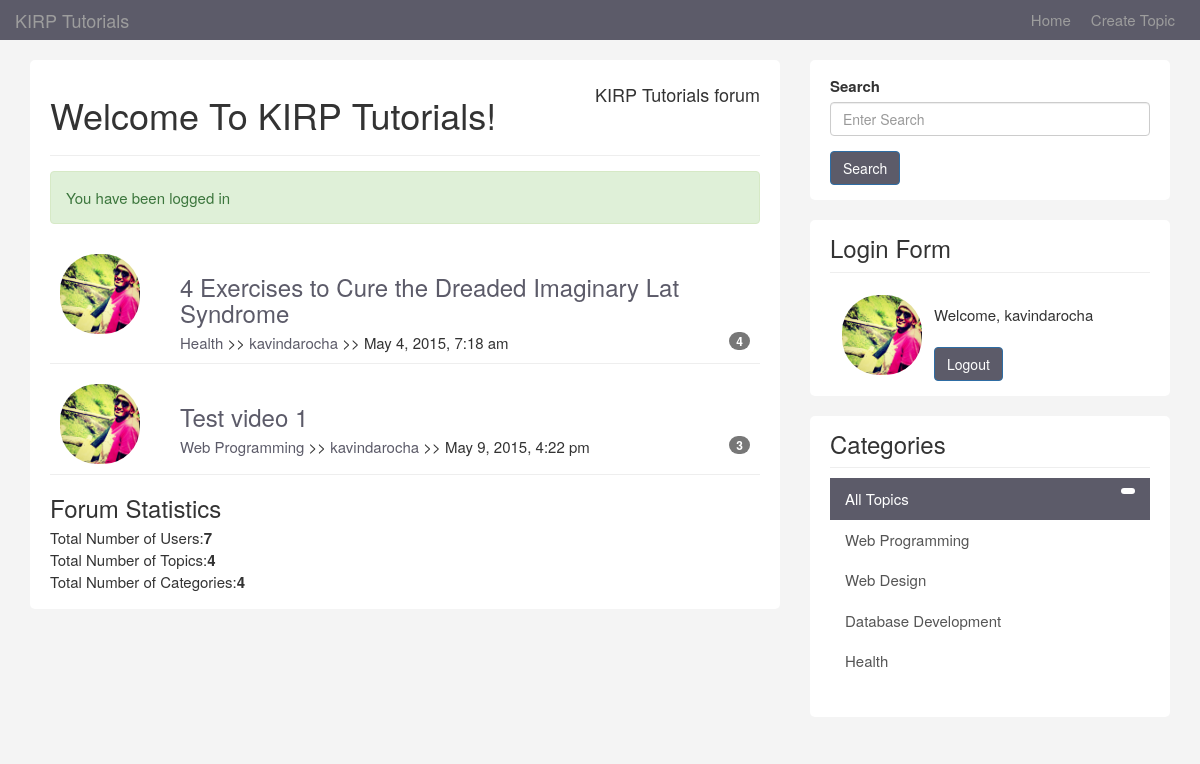
/topics.php?user=1 (signed in), run on the app's committed database.
### tables this page shows
CREATE TABLE IF NOT EXISTS `topics` (
`id` int(11) NOT NULL,
  `category_id` int(11) NOT NULL,
  `user_id` int(11) NOT NULL,
  `title` varchar(100) NOT NULL,
  `body` text NOT NULL,
  `video` varchar(111) NOT NULL,
  `last_activity` datetime NOT NULL,
  `create_date` timestamp NOT NULL DEFAULT CURRENT_TIMESTAMP
);

CREATE TABLE IF NOT EXISTS `users` (
`id` int(8) NOT NULL,
  `name` varchar(120) NOT NULL,
  `email` varchar(60) NOT NULL,
  `avatar` varchar(100) NOT NULL,
  `username` varchar(12) NOT NULL,
  `password` varchar(64) NOT NULL,
  `about` text NOT NULL,
  `last_activity` datetime NOT NULL,
  `join_date` timestamp NOT NULL DEFAULT CURRENT_TIMESTAMP
);

CREATE TABLE IF NOT EXISTS `categories` (
`id` int(11) NOT NULL,
  `name` varchar(100) NOT NULL,
  `description` text NOT NULL
);

### libraries/Template.php (called while the page is built, shortened)
<?php
class Template{
	protected $template;
	public function __construct($template){
		$this->template = $template;
	}
	public function __toString(){
		include basename($this->template);
		return ob_get_clean();
	}
}

### libraries/Database.php (called while the page is built, shortened)
<?php
class Database {
	private $host = DB_HOST;
	private $user = DB_USER;
	private $pass = DB_PASS;
	private $dbname = DB_NAME;
	private $dbh;
	private $stmt;
	public function __construct(){
		$dsn = 'mysql:host=' . $this->host . ';dbname=' . $this->dbname;
		$option = array (PDO::ATTR_PERSISTENT => true,PDO::ATTR_ERRMODE => PDO::ERRMODE_EXCEPTION) ;
		try {
			$this->dbh = new PDO($dsn, $this->user, $this->pass,$option);
		}
		catch ( PDOException $e) {
			$this->error = $e->getMessage();
		}
	}
	public function query($query) {
		$this->stmt = $this->dbh->prepare($query);
	}
	public function bind($param, $value, $type = null) {
		if (is_null( $type )) {
			switch (true) {
				default :
					$type = PDO::PARAM_STR;
			}
		}
		$this->stmt->bindValue ( $param, $value, $type);
	}
	public function execute() {
		return $this->stmt->execute();
	}
	public function resultset() {
		$this->execute();
		return $this->stmt->fetchAll(PDO::FETCH_OBJ);
	}
	public function rowCount() {
		return $this->stmt->rowCount();
	}
}

### libraries/Topic.php (called while the page is built, shortened)
<?php
class Topic{
	private $db;
	public function __construct(){
		$this->db = new Database;
	}
	 public function getTotalTopics(){
	 	$this->db->query('SELECT * FROM topics');
	 	return $this->db->rowCount();
	 }
	 public function getTotalCategories(){
	 	$this->db->query('SELECT * FROM categories');
	 	return $this->db->rowCount();
	 }
	  public function getByUser($user_id){
	 	$this->db->query("SELECT topics.*, categories.*, users.username, users.avatar, categories.name FROM topics
	 					INNER JOIN categories
	 					ON topics.category_id = categories.id
	 					INNER JOIN users
	 					ON topics.user_id=users.id
	 					WHERE topics.user_id = :user_id");
	 	$this->db->bind(':user_id', $user_id);
	 	$results = $this->db->resultset();
	 	return $results;
	 }
}

### helpers/format_helper.php (called while the page is built)
<?php
function urlFormat($str){
	$str = preg_replace('/\s*/', '', $str);
	$str = strtolower($str);
	$str = urlencode($str);
	return $str;
}
function formatDate($date){
	$date = date("F j, Y, g:i a",strtotime($date));
	return $date;
}
function is_active($category){
	if(isset($_GET['category'])){
		if($_GET['category'] == $category) {
			return 'active';
		}else {
			return '';
		}
	} else {
		if($category == null) {
			return 'active';
			}
	}
}

### helpers/db_helper.php (called while the page is built, shortened)
<?php
function replyCount($topic_id) {
	$db = new Database;
	$db->query('SELECT * FROM replies WHERE topic_id = :topic_id');
	$db->bind(':topic_id', $topic_id);
	$rows = $db->resultset();
	return $db->rowCount();
}
function getCategories(){
	$db = new Database;
	$db->query('SELECT * FROM categories');
	$results = $db->resultset();
	return $results;
}

### libraries/User.php (called while the page is built, shortened)
<?php
class User{
	private $db;
	public function __construct(){
		$this->db = new Database;
	}
  	public function getTotalUsers() {
  		$this->db->query('SELECT * FROM users');
  		$rows = $this->db->resultset();
  		return $this->db->rowCount();
  	}
}

### template/topics.php (the view)
<?php include('includes\header.php'); ?>
  <ul id="topics">
               <?php if($topics) : ?>
                <?php foreach ($topics as $topic) : ?>
                <li class="topic">
                  <div class="row">
                    <div class="col-md-2">
                      <img class="avatar pull-left" src="images/avatars/<?php echo $topic->avatar;?>" height="80px" width="80px">
                    </div>
                    <div class="col-md-10">
                      <div class="topic-content pull-right">
                        <h3><a href="<?php echo BASE_URI; ?>topic.php?id=<?php echo $topic->id; ?>"><?php echo $topic->title; ?></a></h3>
                        <div class="topic-info">
                          <a href="topics.php?category=<?php echo  urlFormat($topic->category_id); ?>"><?php echo $topic->name; ?></a> >>
                          <a href="topics.php?user=<?php echo urlFormat($topic->user_id); ?>"><?php echo $topic->username; ?></a> >>
                          <?php echo formatDate($topic->create_date); ?>
                          <span class="badge pull-right"><?php echo replyCount($topic->id); ?></span>
                        </div>
                      </div>
                    </div>
                  </div>
                </li>
                <?php endforeach ; ?>
              </ul>
            <?php else : ?>
              <p>No Topic to Display</p>
            <?php endif; ?>
              <h3>Forum Statistics</h3>
              <ul>
                <li>Total Number of Users:<strong><?php echo $totalUsers;?></strong></li>
                <li>Total Number of Topics:<strong><?php echo $totalTopics; ?></strong></li>
                <li>Total Number of Categories:<strong><?php echo $totalCategories; ?></strong></li>
              </ul>
 <?php include('includes\footer.php'); ?>

### template/includes/footer.php (shortened to what this page needs)
 </div>
          </div>
        </div>
        <div class="col-md-4">
           <div class="sidebar">
            <div class="block">
               <div class="form-group">
                  <form name="search" method="post" action="search.php">
                  <label>Search</label>
                  <input name="searchterm" type="text" class="form-control"  placeholder="Enter Search">
                </div>
                  <input type="submit" name="submit" value="Search" class="btn btn-primary" />
            </div>
            <div class="block">
              <h3>Login Form</h3>
              <?php if (isLoggedIn()) : ?>
                <div class="userdata">
                <img class="avatarks pull-left" src="images\avatars\<?php echo getUser() ['avatar']; ?>" height="80px" width="80px" margin="11px">
                <br>
                  Welcome, <?php echo getUser() ['username']; ?>
                </div>
                <br>
                <form role="form" method="post" action="logout.php">
                  <input type="submit" name="do_logout" class="btn btn-primary" value="Logout">
                </form>
          <?php endif; ?>
           </div>
           <div class="block">
            <h3>Categories</h3>
            <div class="list-group">
              <a href="topics.php" class="list-group-item <?php echo is_active(null); ?>">All Topics <span class="badge pull-right">
             <?php foreach (getCategories() as $category) : ?>
              <a href="topics.php?category=<?php echo $category->id; ?>" class="list-group-item <?php echo is_active($category->id); ?>"><?php echo $category->name; ?> </a>
             <?php endforeach; ?>
            </div>
           </div>
        </div>
    </div>
  </div>
  </body>
</html>

### template/css/custom.css (style rules this page uses)
body { padding-top: 60px; background: #f4f4f4; font-size: 15px; }
a { color:#5c5b69; }
ul { padding: 0; margin: 0; list-style: none; }
h3 { margin-bottom:5px; }
.block { background: #FFF; border-radius: 5px; padding: 15px 20px; margin-bottom: 20px; }
.sidebar .block h3 { margin: 0 0 10px 0; padding-bottom:10px; border-bottom: #eee solid 1px; }
.topic { border-bottom: #eee solid 1px; margin-bottom: 10px; padding: 10px; }
.topic-content { width: 100%; }
a.list-group-item.active, a.list-group-item.active:hover, a.list-group-item.active:focus { background: #5c5b69; border-radius: 0; }
.list-group-item { border: 0; }
.btn-primary { background: #5c5b69; }
img.avatar.pull-left { border-radius: 37px; }
img.avatarks.pull-left { border-radius: 37px; margin: 12px; }

### data on the page
topics: user.avatar (picture), title "4 Exercises to Cure the Dreaded Imaginary Lat Syndrome", category.name "Health", user.username "kavindarocha", create_date "May 4, 2015, 7:18 am", id "4"
topics: user.avatar (picture), title "Test video 1", category.name "Web Programming", user.username "kavindarocha", create_date "May 9, 2015, 4:22 pm", id "3"
users: avatar (picture), username "kavindarocha"
categories: name "Web Programming"
categories: name "Web Design"
categories: name "Database Development"
categories: name "Health"

### other printed values
$title "Welcome To KIRP Tutorials!"
$message "You have been logged in"
$totalUsers "7"
$totalTopics "4"
$totalCategories "4"
